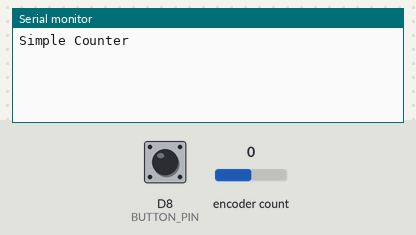
Recording of a sketch running on a simulated ESP8266 (NodeMCU). On the bench: the last lines printed to the serial monitor. The test bench sets the inputs (shaded band); at power-on: encoder count 0, D8 (BUTTON_PIN) HIGH.

Above: at 1.2 s.
1.3 s: encoder count set to 1
At 2.4 s:
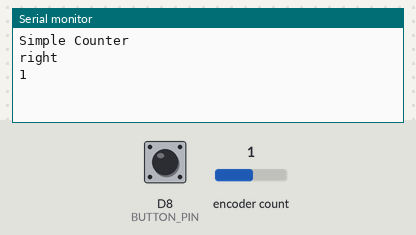
2.8 s: D8 (BUTTON_PIN) pulled LOW for 0.15 s
At 3.7 s:
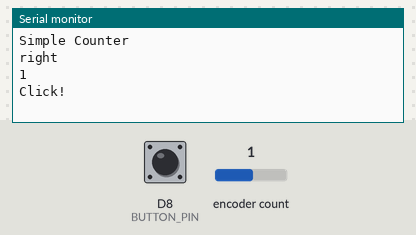
4.5 s: D8 (BUTTON_PIN) pulled LOW for 1 s
At 6.5 s:
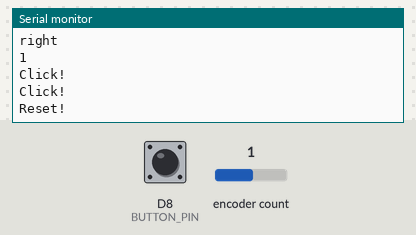
7.3 s: encoder count set to 0
At 8.1 s:
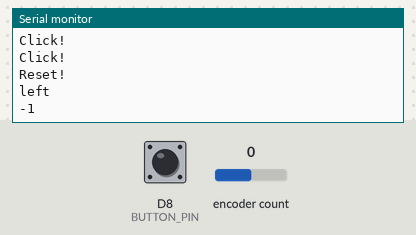

The sketch:

Rotary_NodeMCU.ino
```cpp
/////////////////////////////////////////////////////////////////

#include "Button2.h";  //  https://github.com/LennartHennigs/Button2
#include "ESPRotary.h";

/////////////////////////////////////////////////////////////////

#define ROTARY_PIN1 D3
#define ROTARY_PIN2 D4
#define BUTTON_PIN D8

#define CLICKS_PER_STEP 4  // this number depends on your rotary encoder


/////////////////////////////////////////////////////////////////

ESPRotary r = ESPRotary(ROTARY_PIN1, ROTARY_PIN2, CLICKS_PER_STEP);
Button2 b = Button2(BUTTON_PIN);

/////////////////////////////////////////////////////////////////

void setup() {
  Serial.begin(9600);
  delay(50);
  Serial.println("\n\nSimple Counter");

  r.setChangedHandler(rotate);
  r.setLeftRotationHandler(showDirection);
  r.setRightRotationHandler(showDirection);

  b.setTapHandler(click);
  b.setLongClickHandler(resetPosition);
}

void loop() {
  r.loop();
  b.loop();
}

/////////////////////////////////////////////////////////////////

// on change
void rotate(ESPRotary& r) {
  Serial.println(r.getPosition());
}

// on left or right rotation
void showDirection(ESPRotary& r) {
  Serial.println(r.directionToString(r.getDirection()));
}

// single click
void click(Button2& btn) {
  Serial.println("Click!");
}

// long click
void resetPosition(Button2& btn) {
  r.resetPosition();
  Serial.println("Reset!");
}

/////////////////////////////////////////////////////////////////
```

Measured:
- after the input at 1.3 s, the serial monitor: prints a new line at once (image 1)
- after the input at 2.8 s, the serial monitor: prints a new line after 0.20 s (image 2)
- after the input at 4.5 s, the serial monitor: prints a new line after 1.4 s (image 3)
- after the input at 7.3 s, the serial monitor: prints a new line at once (image 4)
